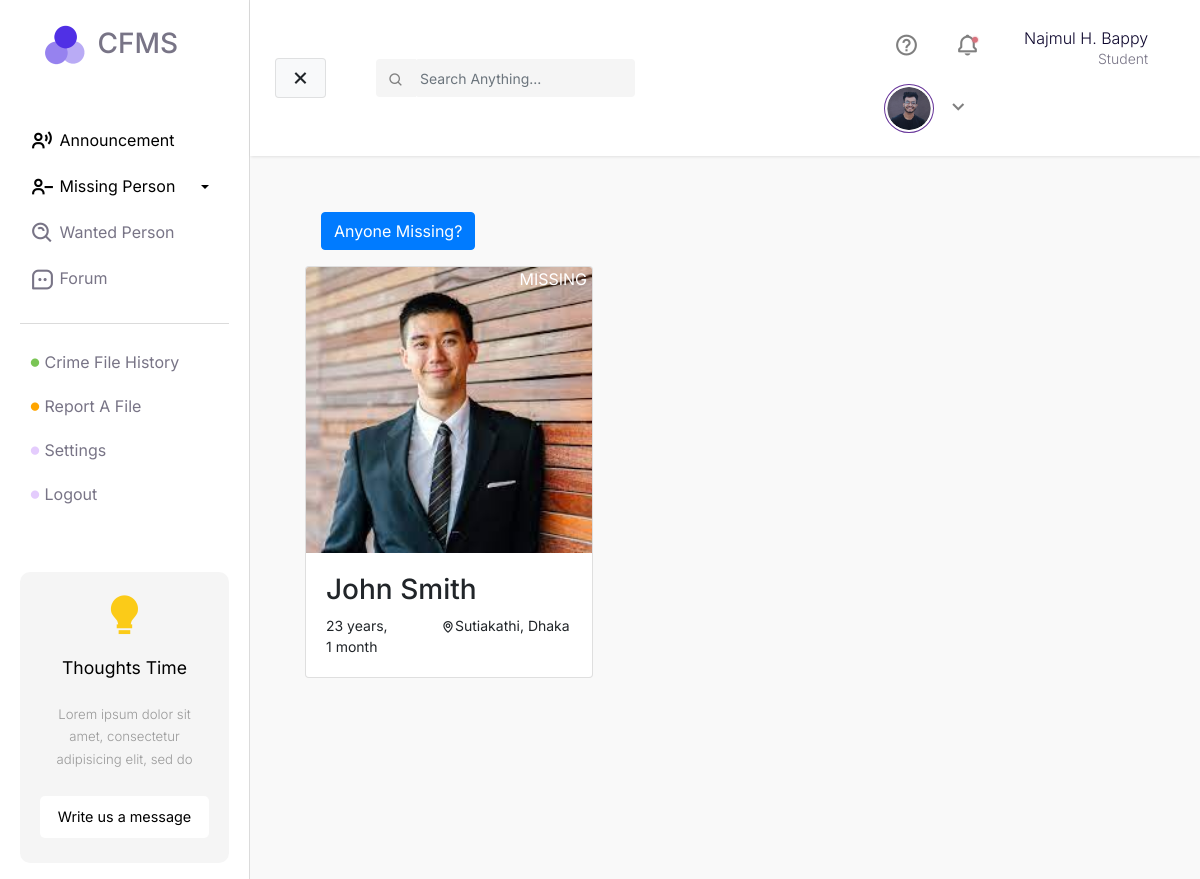
The app's page /missing-person/ (signed in) with its own data.
### core/models.py (models this page shows)
class User(AbstractUser):
    email = models.EmailField(unique=True)
    nid = models.CharField(unique=True, max_length=20)

### missingPerson/models.py (models this page shows)
class MissingPerson(models.Model):
    STATUS_FOUND = "FOUND"
    STATUS_MISSING = "MISSING"
    STATUS_PENDING = "PENDING"
    STATUS_CHOICES = [
        (STATUS_FOUND, 'Found'),
        (STATUS_MISSING, 'Missing'),
        (STATUS_PENDING, 'Pending')
    ]
    name = models.CharField(max_length=255)
    photo = models.ImageField(upload_to='missing-person', null=True)
    description = models.CharField(max_length=500 , null=True)
    street = models.CharField(max_length=255)
    village = models.CharField(max_length=255)
    city = models.CharField(max_length=255, null=False)
    date = models.DateTimeField()
    birthDate = models.DateField(null=True)
    contact = models.CharField(max_length=255, null=True)
    status = models.CharField(choices=STATUS_CHOICES, max_length=7, default=STATUS_PENDING)
    user = models.ForeignKey(settings.AUTH_USER_MODEL, on_delete=models.PROTECT)

### missingPerson/views.py (the view)
# urls.py: path('missing-person/', include('missingPerson.urls')),
def missingPerson(request):
    missingPersons = MissingPerson.objects.all().filter(status="MISSING")
    context = {
        "missingPersons": missingPersons,
    }
    return render(request, 'missing-person.html', context)

### templates/missing-person.html (shortened to what this page needs)
{% extends "base.html" %} {% block css %} {% load static %}
<link rel="stylesheet" href="{% static 'css/style.css' %}" />
{% endblock %} {% block main %}
<div id="main-wrapper" class="container missing-page">
  <div class="row m-3">
    <a href="{% url 'addMissing' %}" class="btn btn-primary">Anyone Missing?</a>
  </div>
  <div class="row">
    {% if missingPersons %}
    <div>
      {% for person in missingPersons %}
      <div class="col-md-3 person">
        <a href="">
          <div class="card" style="width: 18rem">
            <img
              class="card-img-top"
              src="{{ person.photo.url }}"
              alt="Card image cap"
            />
            <div class="status">{{person.status}}</div>
            <div class="card-body">
              <h3 class="card-text">{{ person.name }}</h3>
              <div class="row person-basic-info" style="font-size: 14px">
                <div class="col-5">
                  {% if person.birthdate|timesince|wordcount > 2 %}
                  <span
                    >{{ person.birthDate|timesince|truncatewords:2|slice:":-3"
                    }}
                  </span>
                  {% else %}
                  <span> {{ person.birthDate|timesince}} </span>
                  {% endif %}
                </div>
                <div class="col-7">
                  <i class="bx bx-map"></i>{{person.village}}, {{ person.city }}
                </div>
              </div>
            </div>
          </div>
        </a>
      </div>
    </div>
    {% endfor %} {% else %}
    <div>
      <h2>No person in the list</h2>
    </div>
    {% endif %}
  </div>
  {% endblock %}

### templates/base.html (shortened to what this page needs)
<!DOCTYPE html>
<html lang="en">
  <head>
    {% load static %}
    <link
      href="https://unpkg.com/boxicons@2.1.1/css/boxicons.min.css"
      rel="stylesheet"
    />
    <link
      rel="stylesheet"
      href="https://stackpath.bootstrapcdn.com/bootstrap/4.1.0/css/bootstrap.min.css"
    />
    <link
      rel="stylesheet"
      href="https://cdn.jsdelivr.net/npm/boxicons@latest/css/boxicons.min.css"
    />
    <link
      rel="stylesheet"
      href="https://cdnjs.cloudflare.com/ajax/libs/font-awesome/6.0.0/css/all.min.css"
    />
    <link
      rel="stylesheet"
      href="https://cdn.jsdelivr.net/npm/bootstrap-icons@1.4.1/font/bootstrap-icons.css"
    />
    <link rel="stylesheet" href="{% static 'css/base.css'%}" />
    {% block css %} {% endblock %}
  </head>
  <body>
    <div class="wrapper">
      <nav id="sidebar">
        <div class="sidebar-header">
          <h3>
            <img class="logo" src="{% static 'files/logo.png' %}" alt="" /> CFMS
          </h3>
        </div>
        <ul class="list-unstyled components">
          <li class="active">
            <a href="{% url 'announcementv' %}"
              ><i class="bx bx-user-voice"></i> Announcement</a
            >
          </li>
          <li class="active">
            <a
              href="#missing-person-menu"
              data-toggle="collapse"
              aria-expanded="false"
              class="dropdown-toggle"
              ><i class="bx bx-user-minus"></i> Missing Person</a
            >
          </li>
          <li>
            <a href="{% url 'wantedPerson' %}"
              ><i class="bx bx-search-alt"></i> Wanted Person</a
            >
          </li>
          <li>
            <a href="#"><i class="bx bx-message-square-dots"></i> Forum</a>
          </li>
        </ul>
        <ul class="list-unstyled sidebar-second-part">
          <li>
            <a href="{% url 'fileHistoryView' %}"
              ><i class="crime-history bx bxs-circle"></i> Crime File History</a
            >
          </li>
          <li>
            <a href="{% url 'addFileView' %}"
              ><i class="crime-report bx bxs-circle"></i> Report A File</a
            >
          </li>
          <li>
            <a href="#"><i class="crime-forum bx bxs-circle"></i> Settings</a>
          </li>
          <li>
            {% if request.user.is_authenticated %}
            <a href="{% url 'logoutView' %}"
              ><i class="crime-logout bx bxs-circle"></i> Logout</a
            >
            {% else %}
            <a href="{% url 'loginView' %}"
              ><i class="crime-logout bx bxs-circle"></i> Login</a
            >
            {% endif %}
          </li>
        </ul>
        <ul class="list-unstyled CTAs">
          <li>
            <i class="bx bxs-bulb"></i>
          </li>
          <li>
            <p class="title"><strong>Thoughts Time</strong></p>
          </li>
          <li class="text">
            <p>
              Lorem ipsum dolor sit amet, consectetur adipisicing elit, sed do
            </p>
          </li>
          <li>
            <a href="">Write us a message</a>
          </li>
        </ul>
      </nav>
      <div id="content">
        <nav class="navbar navbar-expand-lg navbar-light sticky-top">
          <div class="container-fluid">
            <button type="button" id="sidebarCollapse" class="btn btn-light">
              <i id="menu-collapse-button" class="bx bx-x"></i>
            </button>
            <div class="input-group top-search-form">
              <div class="input-group-prepend">
                <button class="btn btn-outline-light" type="button">
                  <i class="bx bx-search" style="color: gray"></i>
                </button>
              </div>
              <form action="post">
                <input
                  type="text"
                  class="form-control"
                  placeholder="Search Anything..."
                  aria-label=""
                  aria-describedby="basic-addon1"
                />
              </form>
            </div>
            <div class="collapse navbar-collapse" id="navbarSupportedContent">
              <ul class="nav navbar-nav ml-auto">
                <li class="nav-item">
                  <a class="nav-link" href="#"
                    ><i class="bx bx-help-circle"></i
                  ></a>
                </li>
                {% if request.user.is_authenticated %}
                <li class="nav-item">
                  <a class="nav-link before-dot" href="#"
                    ><i class="bx bx-bell"></i
                  ></a>
                </li>
                <li class="nav-item">
                  <a class="nav-link"
                    ><p class="name">
                      {{ request.user.first_name }} {{ request.user.last_name }}
                    </p>
                    <p class="profession">Student</p></a
                  >
                </li>
                {% endif %} {% if request.user.is_authenticated %}
                <div class="dropdown nav-link">
                  <a
                    class="row top-profile-btn"
                    type="button"
                    id="dropdownMenuButton"
                    data-toggle="dropdown"
                    aria-haspopup="true"
                    aria-expanded="false"
                  >
                    <div class="col-md-4">
                      <img src="{% static 'files/profile-pic.png' %}" alt="" />
                    </div>
                    <div class="col-md-2">
                      <i class="bx bx-chevron-down"></i>
                    </div>
                  </a>
                </div>
                {% else %}
                <a href="{% url 'loginView' %}" class="btn btn-secondary"
                  >Login</a
                >
                {% endif %}
              </ul>
            </div>
          </div>
        </nav>
        <div class="main-body">
          <div class="body-content">{% block main %} {% endblock %}</div>
        </div>
      </div>
    </div>
  </body>
</html>

### static/css/base.css (style rules this page uses)
body { font-family: "Inter", sans-serif; background-color: #fff; }
i { vertical-align: middle; }
p { font-family: "Inter", sans-serif; font-size: 1.1em; font-weight: 300; line-height: 1.7em; color: #999; }
a, a:hover, a:focus { color: inherit; text-decoration: none; transition: all 0.3s; }
.navbar { padding: 15px 10px; background: #fff; border: none; border-radius: 0; box-shadow: 1px 1px 3px rgba(0, 0, 0, 0.1); }
.navbar-nav { align-items: center; }
.nav-link i { font-size: 25px; margin: 5px; padding: 5px; }
.before-dot { position: relative; }
.before-dot::before { content: "•"; color: #d8727d; text-shadow: #d8727d 0 0 2px; position: absolute; font-size: 18px; top: 10px; right: 18px; }
.top-profile-btn { cursor: pointer; }
.nav-link .name { margin: 0; margin-left: 18px; font-size: 16px; text-align: right; color: #0d062d; }
.nav-link .profession { margin: 0; line-height: 1; text-align: right; font-size: 14px; color: #787486; }
a.top-profile-btn { max-width: 400px; }
a.top-profile-btn img { max-width: 50px; border-radius: 50%; border: 1px solid rebeccapurple; padding: 2px; }
.top-search-form { max-width: 500px; margin-left: 50px; }
.top-search-form input { border: none; background-color: #f5f5f5; font-size: 14px; color: #787486; padding: 10px 5px; }
.top-search-form button { font-size: 16px; background-color: #f5f5f5; cursor: default !important; border: none; }
.wrapper { display: flex; width: 100%; align-items: stretch; }
#sidebar { min-width: 250px; max-width: 250px; background: #fff; color: #787486; transition: all 0.3s; padding: 0 20px; border-right: 1px solid #dbdbdb; }
#sidebar .sidebar-header { padding: 20px; background: #fff; }
#sidebar .sidebar-header .logo { max-width: 50px; }
#sidebar ul.components { padding: 20px 0; border-bottom: 1px solid #dbdbdb; }
#sidebar ul p { padding: 10px; }
#sidebar ul li a { padding: 10px; font-size: 16px; display: block; }
#sidebarCollapse { border-color: rgba(0, 0, 0, 0.1); }
#sidebarCollapse i { font-size: 25px; }
#sidebar ul li.active > a, a[aria-expanded="true"] { color: #000; }
a[data-toggle="collapse"] { position: relative; }
.dropdown-toggle::after { display: block; position: absolute; top: 50%; right: 20px; transform: translateY(-50%); }
ul li i { font-size: 25px; }
.sidebar-second-part li i { font-size: 10px; }
.sidebar-second-part li i.crime-history { color: #7ac555; }
.sidebar-second-part li i.crime-report { color: #ffa500; }
.sidebar-second-part li i.crime-forum { color: #e4ccfd; }
.sidebar-second-part li i.crime-logout { color: #e4ccfd; }
ul.CTAs { padding: 20px; margin-top: 7vh; border-radius: 10px; }
ul.CTAs a { text-align: center; font-size: 0.9em !important; display: block; border-radius: 5px; margin-bottom: 5px; background-color: #fff; color: #000000; font-size: 14px; }
ul.CTAs .title { text-align: center; color: #000; padding: 0; margin: 0; }
ul.CTAs .text { font-size: 12px; color: #000; text-align: center; }
ul.CTAs i { text-align: center; font-size: 2.9em !important; display: block; border-radius: 5px; margin-bottom: 5px; color: #fbcb18; }
ul.CTAs { background-color: #f5f5f5; }
#content { width: 100%; min-height: 100vh; transition: all 0.3s; background-color: #f9f9f9; }
.main-body .body-content { padding: 40px 40px; }

### static/css/style.css (style rules this page uses)
.main-body { background-color: #f9f9f9; }
.missing-page .person img { position: relative; }
.missing-page .person .status { position: absolute; top: 0; right: 0; color: #fff; padding: 0 5px; }

### records on screen
User: user.first_name "Najmul H.", user.last_name "Bappy"
MissingPerson: photo (picture), status "MISSING", name "John Smith", birthDate "23 years, 1 month", village "Sutiakathi", city "Dhaka"
